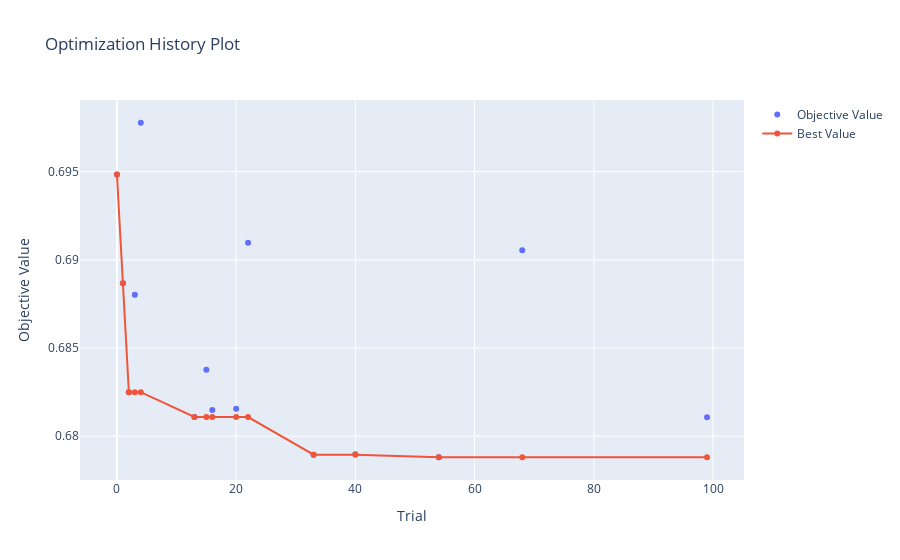
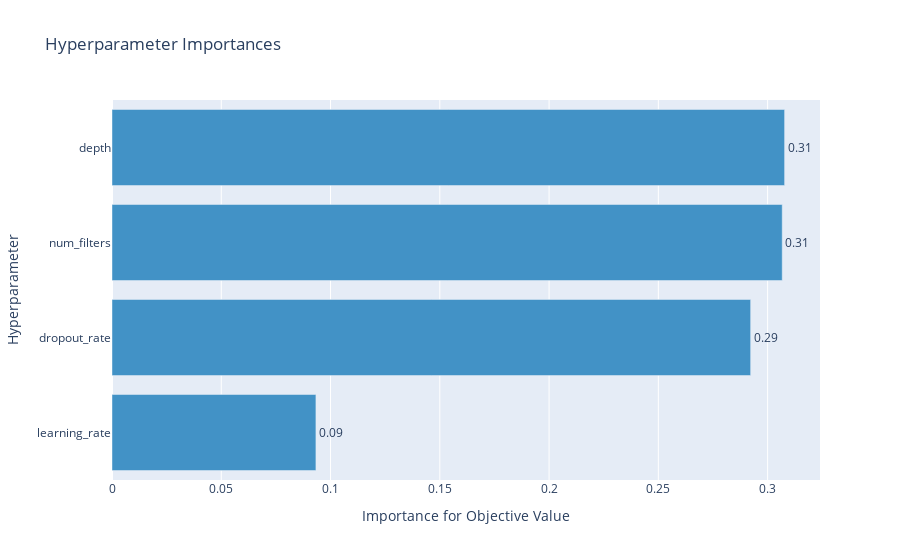
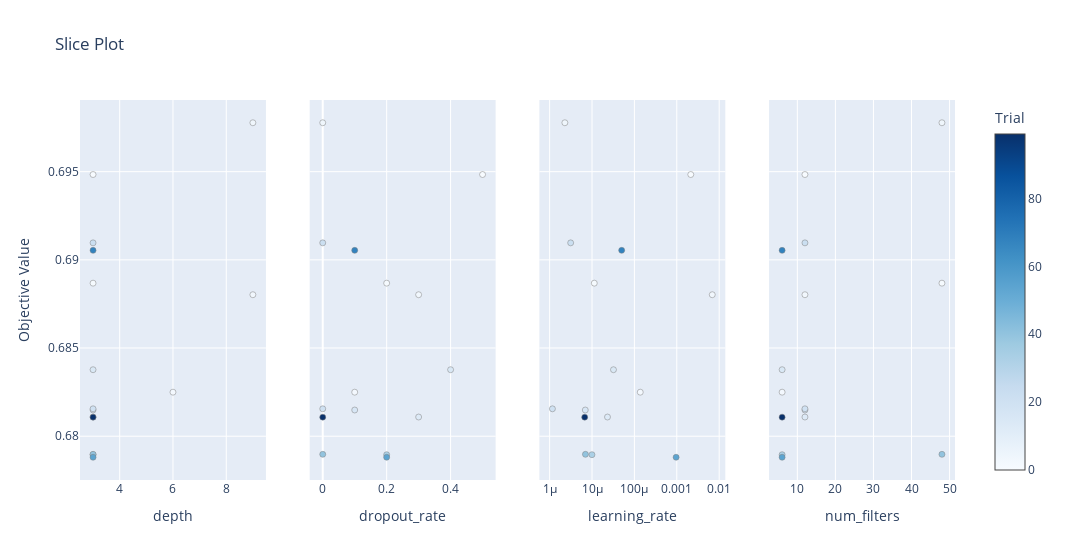
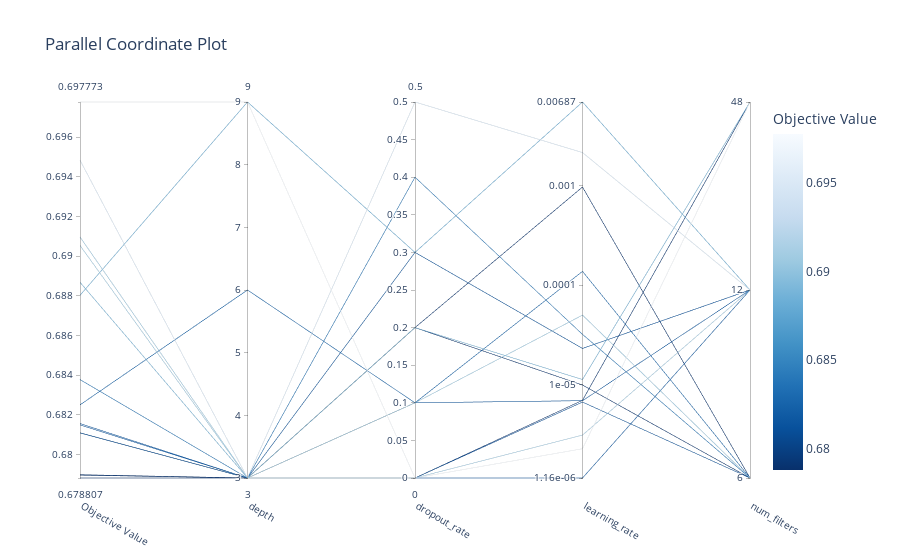

Notebook source saved alongside these figures, in order:
### Code cell
display(optuna.visualization.plot_optimization_history(study))
display(optuna.visualization.plot_param_importances(study))
display(optuna.visualization.plot_slice(study))
display(optuna.visualization.plot_parallel_coordinate(study))

### Figure 1 — Plotly figure (JSON) as saved in the notebook; plotly's stock layout.template omitted (floating-point values rounded to 4 significant figures)
{"data": [{"mode": "markers", "name": "Objective Value", "type": "scatter", "x": [0, 1, 2, 3, 4, 13, 15, 16, 20, 22, 33, 40, 54, 68, 99], "y": [0.6948, 0.6887, 0.6825, 0.688, 0.6978, 0.6811, 0.6838, 0.6815, 0.6816, 0.691, 0.679, 0.679, 0.6788, 0.6905, 0.6811]}, {"name": "Best Value", "type": "scatter", "x": [0, 1, 2, 3, 4, 13, 15, 16, 20, 22, 33, 40, 54, 68, 99], "y": [0.6948, 0.6887, 0.6825, 0.6825, 0.6825, 0.6811, 0.6811, 0.6811, 0.6811, 0.6811, 0.679, 0.679, 0.6788, 0.6788, 0.6788]}], "layout": {"title": {"text": "Optimization History Plot"}, "xaxis": {"title": {"text": "Trial"}}, "yaxis": {"title": {"text": "Objective Value"}}}}

### Figure 2 — Plotly figure (JSON) as saved in the notebook; plotly's stock layout.template omitted (floating-point values rounded to 4 significant figures)
{"data": [{"cliponaxis": false, "hovertemplate": ["learning_rate (FloatDistribution): 0.09331054332802571<extra></extra>", "dropout_rate (FloatDistribution): 0.2922352915053911<extra></extra>", "num_filters (CategoricalDistribution): 0.3066815104453017<extra></extra>", "depth (IntDistribution): 0.3077726547212815<extra></extra>"], "marker": {"color": "rgb(66,146,198)"}, "orientation": "h", "text": ["0.09", "0.29", "0.31", "0.31"], "textposition": "outside", "type": "bar", "x": [0.09331, 0.2922, 0.3067, 0.3078], "y": ["learning_rate", "dropout_rate", "num_filters", "depth"]}], "layout": {"showlegend": false, "title": {"text": "Hyperparameter Importances"}, "xaxis": {"title": {"text": "Importance for Objective Value"}}, "yaxis": {"title": {"text": "Hyperparameter"}}}}

### Figure 3 — Plotly figure (JSON) as saved in the notebook; plotly's stock layout.template omitted (floating-point values rounded to 4 significant figures)
{"data": [{"marker": {"color": [0, 1, 2, 3, 4, 13, 15, 16, 20, 22, 33, 40, 54, 68, 99], "colorbar": {"title": {"text": "Trial"}, "x": 1, "xpad": 40}, "colorscale": [[0, "rgb(247,251,255)"], [0.125, "rgb(222,235,247)"], [0.25, "rgb(198,219,239)"], [0.375, "rgb(158,202,225)"], [0.5, "rgb(107,174,214)"], [0.625, "rgb(66,146,198)"], [0.75, "rgb(33,113,181)"], [0.875, "rgb(8,81,156)"], [1, "rgb(8,48,107)"]], "line": {"color": "Grey", "width": 0.5}, "showscale": true}, "mode": "markers", "showlegend": false, "type": "scatter", "x": [3, 3, 6, 9, 9, 3, 3, 3, 3, 3, 3, 3, 3, 3, 3], "xaxis": "x", "y": [0.6948, 0.6887, 0.6825, 0.688, 0.6978, 0.6811, 0.6838, 0.6815, 0.6816, 0.691, 0.679, 0.679, 0.6788, 0.6905, 0.6811], "yaxis": "y"}, {"marker": {"color": [0, 1, 2, 3, 4, 13, 15, 16, 20, 22, 33, 40, 54, 68, 99], "colorbar": {"title": {"text": "Trial"}, "x": 1, "xpad": 40}, "colorscale": [[0, "rgb(247,251,255)"], [0.125, "rgb(222,235,247)"], [0.25, "rgb(198,219,239)"], [0.375, "rgb(158,202,225)"], [0.5, "rgb(107,174,214)"], [0.625, "rgb(66,146,198)"], [0.75, "rgb(33,113,181)"], [0.875, "rgb(8,81,156)"], [1, "rgb(8,48,107)"]], "line": {"color": "Grey", "width": 0.5}, "showscale": false}, "mode": "markers", "showlegend": false, "type": "scatter", "x": [0.5, 0.2, 0.1, 0.3, 0, 0.3, 0.4, 0.1, 0, 0, 0.2, 0, 0.2, 0.1, 0], "xaxis": "x2", "y": [0.6948, 0.6887, 0.6825, 0.688, 0.6978, 0.6811, 0.6838, 0.6815, 0.6816, 0.691, 0.679, 0.679, 0.6788, 0.6905, 0.6811], "yaxis": "y2"}, {"marker": {"color": [0, 1, 2, 3, 4, 13, 15, 16, 20, 22, 33, 40, 54, 68, 99], "colorbar": {"title": {"text": "Trial"}, "x": 1, "xpad": 40}, "colorscale": [[0, "rgb(247,251,255)"], [0.125, "rgb(222,235,247)"], [0.25, "rgb(198,219,239)"], [0.375, "rgb(158,202,225)"], [0.5, "rgb(107,174,214)"], [0.625, "rgb(66,146,198)"], [0.75, "rgb(33,113,181)"], [0.875, "rgb(8,81,156)"], [1, "rgb(8,48,107)"]], "line": {"color": "Grey", "width": 0.5}, "showscale": false}, "mode": "markers", "showlegend": false, "type": "scatter", "x": [0.002138, 1.132e-05, 0.0001375, 0.006871, 2.29e-06, 2.32e-05, 3.21e-05, 6.948e-06, 1.165e-06, 3.139e-06, 9.968e-06, 7.006e-06, 0.0009646, 5.011e-05, 6.726e-06], "xaxis": "x3", "y": [0.6948, 0.6887, 0.6825, 0.688, 0.6978, 0.6811, 0.6838, 0.6815, 0.6816, 0.691, 0.679, 0.679, 0.6788, 0.6905, 0.6811], "yaxis": "y3"}, {"marker": {"color": [0, 1, 2, 3, 4, 13, 15, 16, 20, 22, 33, 40, 54, 68, 99], "colorbar": {"title": {"text": "Trial"}, "x": 1, "xpad": 40}, "colorscale": [[0, "rgb(247,251,255)"], [0.125, "rgb(222,235,247)"], [0.25, "rgb(198,219,239)"], [0.375, "rgb(158,202,225)"], [0.5, "rgb(107,174,214)"], [0.625, "rgb(66,146,198)"], [0.75, "rgb(33,113,181)"], [0.875, "rgb(8,81,156)"], [1, "rgb(8,48,107)"]], "line": {"color": "Grey", "width": 0.5}, "showscale": false}, "mode": "markers", "showlegend": false, "type": "scatter", "x": [12, 48, 6, 12, 48, 12, 6, 12, 12, 12, 6, 48, 6, 6, 6], "xaxis": "x4", "y": [0.6948, 0.6887, 0.6825, 0.688, 0.6978, 0.6811, 0.6838, 0.6815, 0.6816, 0.691, 0.679, 0.679, 0.6788, 0.6905, 0.6811], "yaxis": "y4"}], "layout": {"title": {"text": "Slice Plot"}, "width": 1200, "xaxis": {"anchor": "y", "domain": [0, 0.2125], "title": {"text": "depth"}}, "xaxis2": {"anchor": "y2", "domain": [0.2625, 0.475], "title": {"text": "dropout_rate"}}, "xaxis3": {"anchor": "y3", "domain": [0.525, 0.7375], "title": {"text": "learning_rate"}, "type": "log"}, "xaxis4": {"anchor": "y4", "domain": [0.7875, 1], "title": {"text": "num_filters"}}, "yaxis": {"anchor": "x", "domain": [0, 1], "title": {"text": "Objective Value"}}, "yaxis2": {"anchor": "x2", "domain": [0, 1], "matches": "y", "showticklabels": false}, "yaxis3": {"anchor": "x3", "domain": [0, 1], "matches": "y", "showticklabels": false}, "yaxis4": {"anchor": "x4", "domain": [0, 1], "matches": "y", "showticklabels": false}}}

### Figure 4 — Plotly figure (JSON) as saved in the notebook; plotly's stock layout.template omitted (floating-point values rounded to 4 significant figures)
{"data": [{"dimensions": [{"label": "Objective Value", "range": [0.6788, 0.6978], "values": [0.6825, 0.6838, 0.679, 0.6788, 0.6905, 0.6811, 0.6948, 0.688, 0.6811, 0.6815, 0.6816, 0.691, 0.6887, 0.6978, 0.679]}, {"label": "depth", "range": [3, 9], "values": [6, 3, 3, 3, 3, 3, 3, 9, 3, 3, 3, 3, 3, 9, 3]}, {"label": "dropout_rate", "range": [0, 0.5], "values": [0.1, 0.4, 0.2, 0.2, 0.1, 0, 0.5, 0.3, 0.3, 0.1, 0, 0, 0.2, 0, 0]}, {"label": "learning_rate", "range": [-5.934, -2.163], "ticktext": ["1.16e-06", "1e-05", "0.0001", "0.001", "0.00687"], "tickvals": [-5.934, -5, -4, -3, -2.163], "values": [-3.862, -4.493, -5.001, -3.016, -4.3, -5.172, -2.67, -2.163, -4.635, -5.158, -5.934, -5.503, -4.946, -5.64, -5.155]}, {"label": "num_filters", "range": [0, 2], "ticktext": ["6", "12", "48"], "tickvals": [0, 1, 2], "values": [0, 0, 0, 0, 0, 0, 1, 1, 1, 1, 1, 1, 2, 2, 2]}], "labelangle": 30, "labelside": "bottom", "line": {"color": [0.6825, 0.6838, 0.679, 0.6788, 0.6905, 0.6811, 0.6948, 0.688, 0.6811, 0.6815, 0.6816, 0.691, 0.6887, 0.6978, 0.679], "colorbar": {"title": {"text": "Objective Value"}}, "colorscale": [[0, "rgb(247,251,255)"], [0.125, "rgb(222,235,247)"], [0.25, "rgb(198,219,239)"], [0.375, "rgb(158,202,225)"], [0.5, "rgb(107,174,214)"], [0.625, "rgb(66,146,198)"], [0.75, "rgb(33,113,181)"], [0.875, "rgb(8,81,156)"], [1, "rgb(8,48,107)"]], "reversescale": true, "showscale": true}, "type": "parcoords"}], "layout": {"title": {"text": "Parallel Coordinate Plot"}}}
